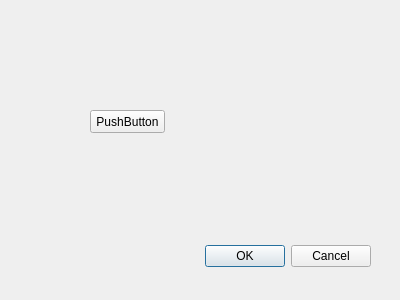
<?xml version="1.0" encoding="UTF-8"?>
<ui version="4.0">
 <class>Dialog</class>
 <widget class="QDialog" name="Dialog">
  <property name="geometry">
   <rect>
    <x>0</x>
    <y>0</y>
    <width>400</width>
    <height>300</height>
   </rect>
  </property>
  <property name="windowTitle">
   <string>Dialog</string>
  </property>
  <widget class="QDialogButtonBox" name="buttonBox">
   <property name="geometry">
    <rect>
     <x>30</x>
     <y>240</y>
     <width>341</width>
     <height>32</height>
    </rect>
   </property>
   <property name="orientation">
    <enum>Qt::Horizontal</enum>
   </property>
   <property name="standardButtons">
    <set>QDialogButtonBox::Cancel|QDialogButtonBox::Ok</set>
   </property>
  </widget>
  <widget class="QPushButton" name="pushButton">
   <property name="geometry">
    <rect>
     <x>90</x>
     <y>110</y>
     <width>75</width>
     <height>23</height>
    </rect>
   </property>
   <property name="text">
    <string>PushButton</string>
   </property>
  </widget>
 </widget>
 <resources/>
 <connections>
  <connection>
   <sender>buttonBox</sender>
   <signal>accepted()</signal>
   <receiver>Dialog</receiver>
   <slot>accept()</slot>
   <hints>
    <hint type="sourcelabel">
     <x>248</x>
     <y>254</y>
    </hint>
    <hint type="destinationlabel">
     <x>157</x>
     <y>274</y>
    </hint>
   </hints>
  </connection>
  <connection>
   <sender>buttonBox</sender>
   <signal>rejected()</signal>
   <receiver>Dialog</receiver>
   <slot>reject()</slot>
   <hints>
    <hint type="sourcelabel">
     <x>316</x>
     <y>260</y>
    </hint>
    <hint type="destinationlabel">
     <x>286</x>
     <y>274</y>
    </hint>
   </hints>
  </connection>
 </connections>
</ui>
